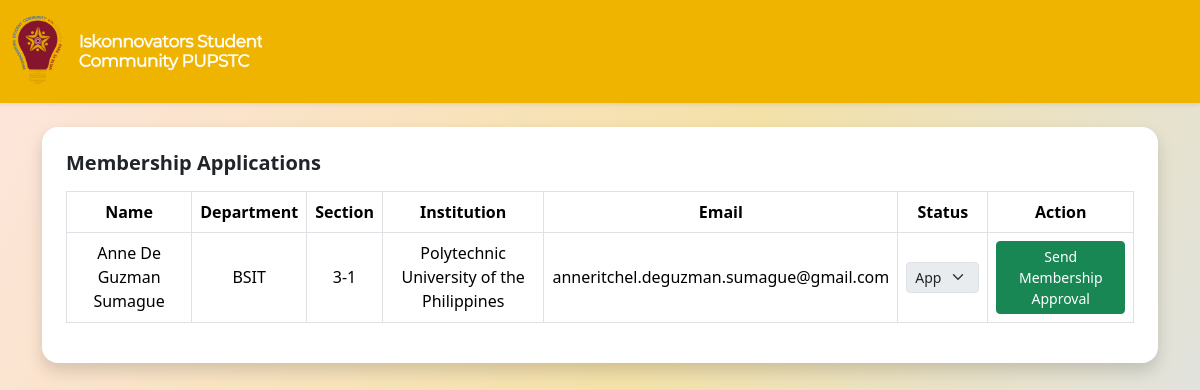
/applications.php, run on an earlier commit of the app's database.
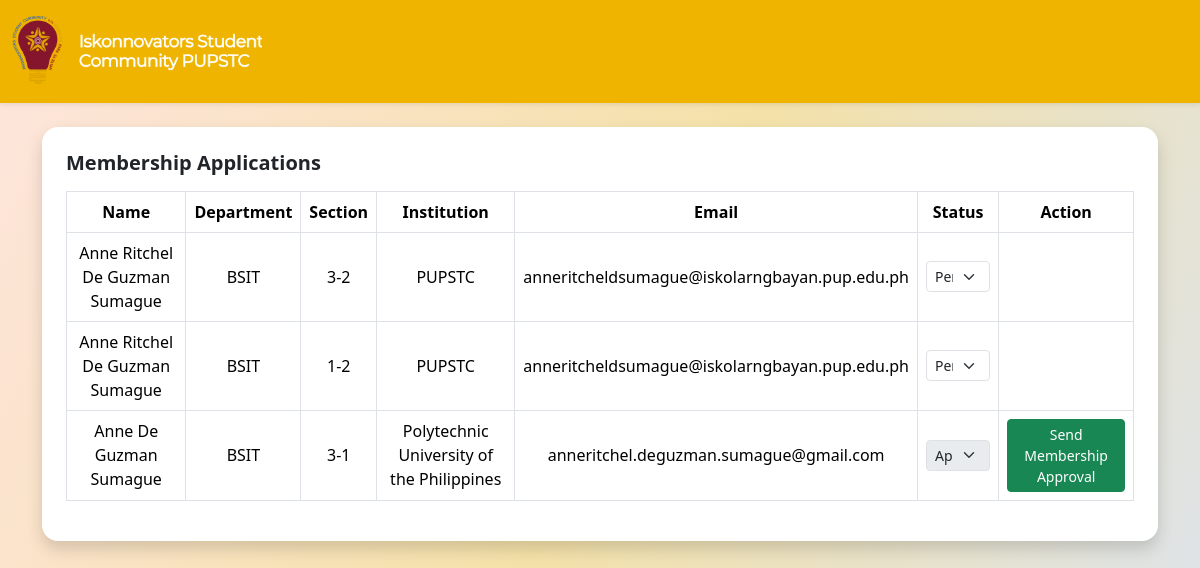
And on a later commit of the database.
### tables this page shows
CREATE TABLE `tbl_applications` (
  `apID` int(11) NOT NULL,
  `apFname` varchar(30) NOT NULL,
  `apLname` varchar(20) NOT NULL,
  `apMname` varchar(20) DEFAULT NULL,
  `apSuffix` varchar(20) DEFAULT NULL,
  `apSalutations` varchar(20) NOT NULL,
  `apPronouns` varchar(20) NOT NULL,
  `apBirthDate` date NOT NULL,
  `apDepartment` varchar(100) NOT NULL,
  `apSection` varchar(20) NOT NULL,
  `apInstitution` varchar(100) NOT NULL,
  `apMobileNo` varchar(20) NOT NULL,
  `apEmail` varchar(100) NOT NULL,
  `apStatusID` int(11) NOT NULL
);

### applications.php (the view, shortened to what this page needs)
<?php
include("connect.php");
$statusQuery = "SELECT apStatusID, apStatusDesc FROM tbl_applicationstatus ORDER BY apStatusID";
$statusResult = $conn->query($statusQuery);
$statusOptions = [];
if ($statusResult && $statusResult->num_rows > 0) {
    while ($statusRow = $statusResult->fetch_assoc()) {
        $statusOptions[] = $statusRow;
    }
}
$query = "SELECT a.apID, a.apFname, a.apLname, a.apMname, a.apSuffix,
                 a.apDepartment, a.apSection, a.apInstitution, a.apEmail,
                 s.apStatusID, s.apStatusDesc
          FROM tbl_applications a
          INNER JOIN tbl_applicationstatus s ON a.apStatusID = s.apStatusID
          ORDER BY a.apID DESC";
$result = $conn->query($query);
function formatDepartment($deptCode) {
    $departments = ['cs' => 'CS', 'it' => 'BSIT', 'is' => 'IS', 'bsit' => 'BSIT'];
    return isset($departments[strtolower($deptCode)]) ? $departments[strtolower($deptCode)] : strtoupper($deptCode);
}
function buildFullName($fname, $lname, $mname = '', $suffix = '') {
    $name = trim($fname);
    if (!empty($mname)) $name .= " " . trim($mname);
    $name .= " " . trim($lname);
    return $name;
}
?>
<!doctype html>
<html lang="en">
<head>
    <link href="https://cdn.jsdelivr.net/npm/bootstrap@5.3.8/dist/css/bootstrap.min.css" rel="stylesheet">
    <link href="assets/style.css" rel="stylesheet">
</head>
<body>
<nav class="navbar shadow-sm">
    <div class="container-fluid">
        <a class="navbar-brand" href="index.php">
            <img src="assets/img/isc_brand_bold.png" alt="Logo" width="250">
        </a>
    </div>
</nav>
<div class="container mt-4">
    <div class="bg-white rounded-4 p-4 shadow">
        <h5 class="fw-bold mb-3">Membership Applications</h5>
        <div class="table-responsive">
            <table class="table table-bordered align-middle text-center">
                <thead>
                    <tr>
                        <th>Name</th>
                        <th>Department</th>
                        <th>Section</th>
                        <th>Institution</th>
                        <th>Email</th>
                        <th>Status</th>
                        <th>Action</th>
                    </tr>
                </thead>
                <tbody>
                    <?php if ($result && $result->num_rows > 0): ?>
                        <?php while ($row = $result->fetch_assoc()):
                            $fullName = buildFullName($row['apFname'], $row['apLname'], $row['apMname'], $row['apSuffix']);
                            $department = formatDepartment($row['apDepartment']);
                        ?>
                        <tr>
                            <td><?= htmlspecialchars($fullName) ?></td>
                            <td><?= htmlspecialchars($department) ?></td>
                            <td><?= htmlspecialchars($row['apSection']) ?></td>
                            <td><?= htmlspecialchars($row['apInstitution']) ?></td>
                            <td><?= htmlspecialchars($row['apEmail']) ?></td>
                            <td>
                                <select class="form-select form-select-sm status-select"
                                        data-id="<?= $row['apID'] ?>"
                                        data-status-id="<?= $row['apStatusID'] ?>"
                                        <?= strtolower($row['apStatusDesc']) === 'approved' ? 'disabled' : '' ?>>
                                    <?php foreach ($statusOptions as $status): ?>
                                        <option value="<?= $status['apStatusID'] ?>"
                                            <?=
                                                (strtolower($row['apStatusDesc']) === 'pending' && strtolower($status['apStatusDesc']) === 'pending')
                                                || ($row['apStatusID'] == $status['apStatusID'] && strtolower($row['apStatusDesc']) !== 'pending')
                                                ? 'selected' : '' ?>>
                                            <?= htmlspecialchars($status['apStatusDesc']) ?>
                                        </option>
                                    <?php endforeach; ?>
                                </select>
                            </td>
                            <td class="action-cell">
                                <?php if (strtolower($row['apStatusDesc']) === 'approved'): ?>
                                    <button class="btn btn-success btn-sm send-approval" data-id="<?= $row['apID'] ?>">Send Membership Approval</button>
                                <?php endif; ?>
                            </td>
                        </tr>
                        <?php endwhile; ?>
                    <?php else: ?>
                        <tr><td colspan="7">No applications found.</td></tr>
                    <?php endif; ?>
                </tbody>
            </table>
        </div>
    </div>
</div>
</body>
</html>

### assets/style.css (style rules this page uses)
.navbar { background-color: rgb(239, 180, 0); }
body { background: linear-gradient(117deg, #FEE5DE 0%, #F4E1A8 50.66%, #DAE3F1 100.36%); background-attachment: fixed; }

What changed in the data, as far as the page shows it:
added tbl_applications: fullName "Anne Ritchel De Guzman Sumague", apDepartment "BSIT", apSection "3-2", apInstitution "PUPSTC", apEmail "anneritcheldsumague@iskolarngbayan.pup.edu.ph", value "Pending"
added tbl_applications: fullName "Anne Ritchel De Guzman Sumague", apDepartment "BSIT", apSection "1-2", apInstitution "PUPSTC", apEmail "anneritcheldsumague@iskolarngbayan.pup.edu.ph", value "Pending"
